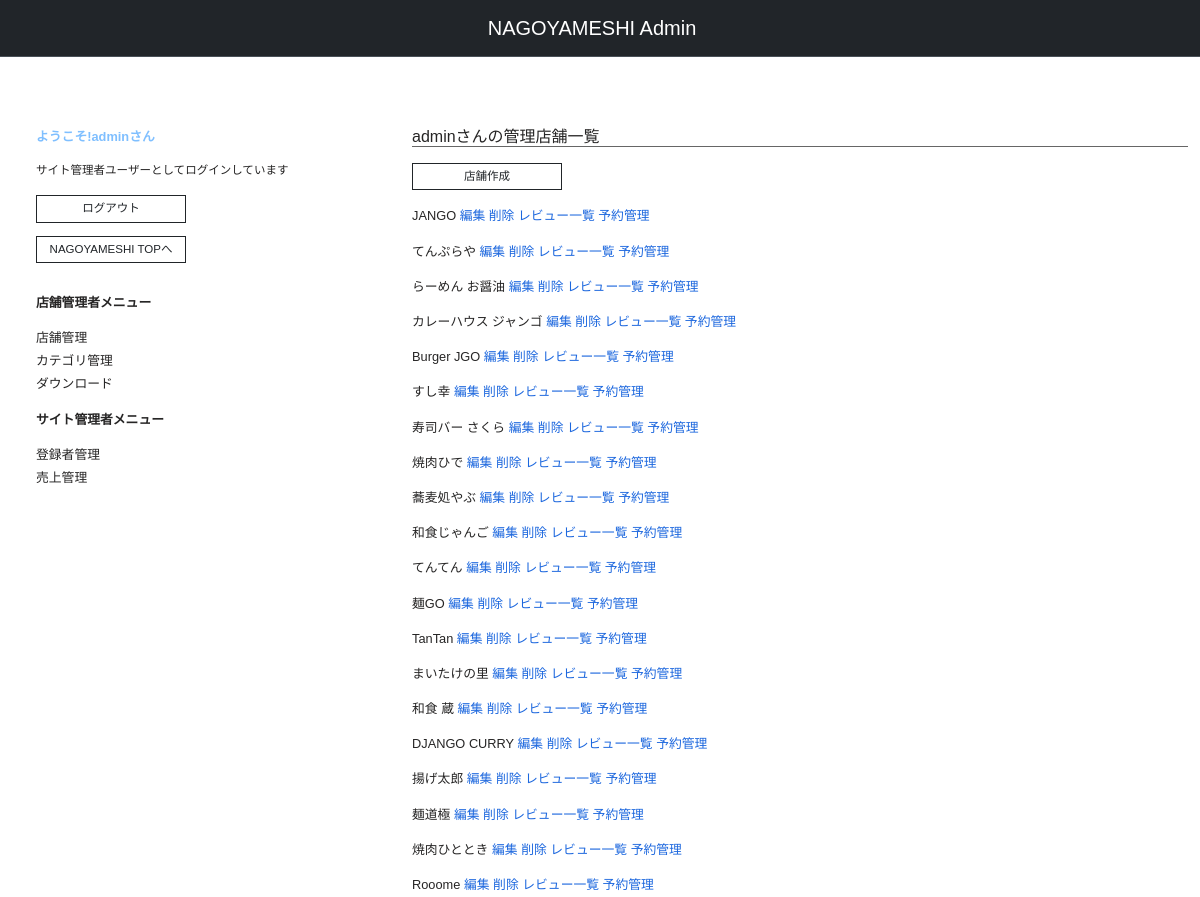
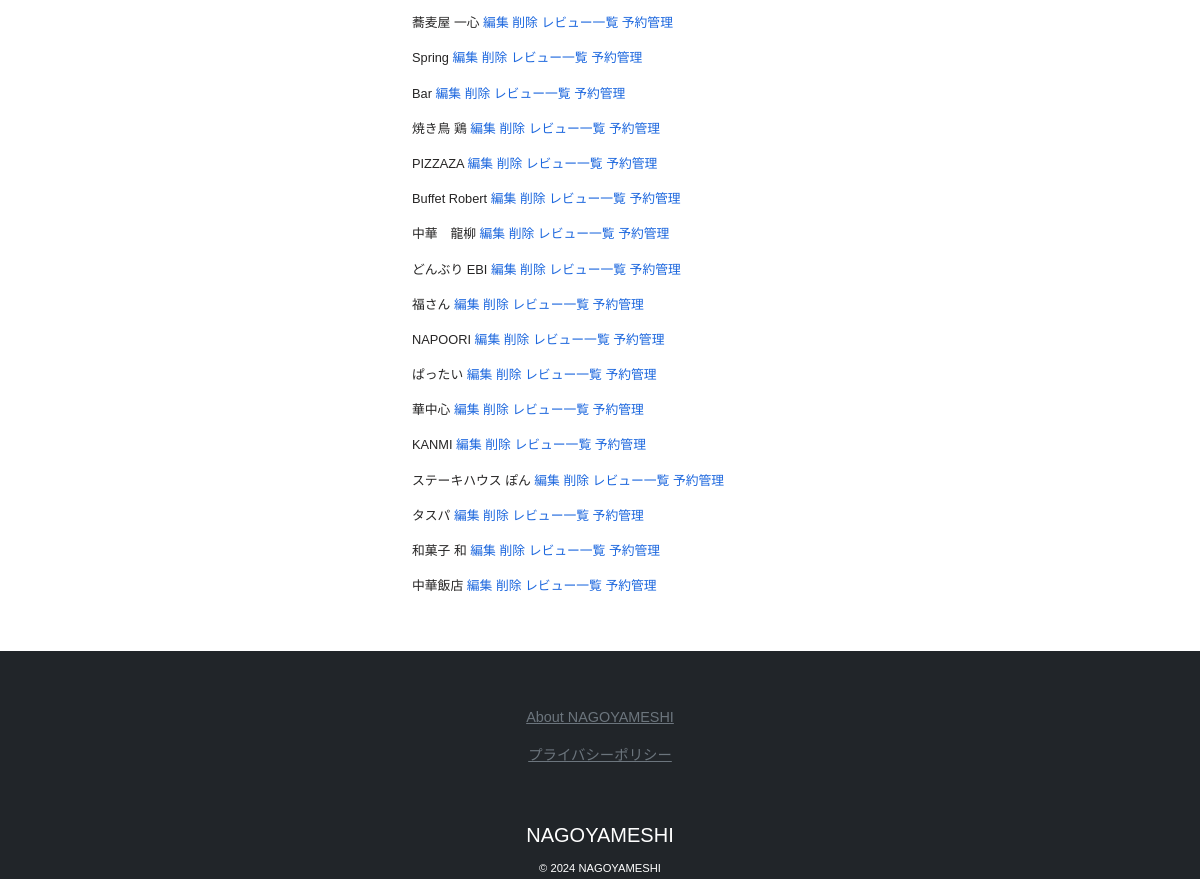
The app's page /list_managed_restaurant/ (signed in) with its own data (2 pictures, top to bottom).
### nagoyameshi/models.py (models this page shows, shortened)
class CustomUser(AbstractBaseUser, PermissionsMixin):
    email = models.EmailField(
        _("email address"),
        unique = True
    )
    nickname = models.CharField(
        _("nickname"),
        max_length = 150,
        unique = True,
        help_text = "150文字以内で文字や数字を使うことができます（記号は「@/./+/-/_」のみ使用可能）。" ,
    )
    is_staff = models.BooleanField(
        _("staff status"),
        default = False,
        help_text = _("Designates whether the user can log into this admin site."),
    )
    is_admin = models.BooleanField(
        _("admin status"),
        default = False,
        help_text = _("Designates whether the user can manage restaurant"),
    )
    is_active = models.BooleanField(
        _('active'),
        default = True,
        help_text = _(
            "Designates whether this user should be treated as active. "
            "Unselect this instead of deleting accounts."
        ),
    )
    phone_number = models.CharField(
        _("phone number"),
        max_length = 20,
        blank = True,
    )
    date_joined = models.DateTimeField(
        _("date joined"),
        default = timezone.now
    )
    update_at = models.DateTimeField(
        _("last update"),
        auto_now = True,
    )
    objects = MyUserManager()
    EMAIL_FIELD = "email"
    USERNAME_FIELD = 'email'
    REQUIRED_FIELDS = []
    def get_nickname(self):
        return self.nickname

class Restaurant(models.Model):
    restaurant_category = models.ManyToManyField(
        Category,
        related_name = 'restaurant_categories',
        blank = True,
    )
    restaurant_admin = models.ForeignKey(
        CustomUser,
        on_delete = models.CASCADE,
    )
    restaurant_name = models.CharField(
        _("restaurant name"),
        max_length = 150,
    )
    restaurant_image = models.ImageField(
        _("restaurant image"),
        blank = True,
        default = 'noImage.png',
    )
    description = models.TextField(
        _("description"),
        blank = True,
        null = True,
    )
    postal_code = models.CharField(
        _("postal code"),
        max_length = 30,
    )
    address = models.CharField(
        _("address"),
        max_length = 200,
    )
    opening = models.TimeField(
        _("opening"),
        default = dt.time(00, 00),
    )
    closing = models.TimeField(
        _("closing"),
        default = dt.time(00, 00),
    )
    regular_holiday = models.CharField(
        _("regular holiday"),
        max_length = 20,
        choices = DAY_OF_THE_WEEK,
    )
    seat_number = models.PositiveSmallIntegerField(
        _("seat number"),
        default = 1,
    )
    phone_number = models.CharField(
        _("phone number"),
        max_length = 20,
    )
    create_at = models.DateTimeField(
        _("create at"),
        default = timezone.now
    )
    update_at = models.DateTimeField(
        _("last update"),
        auto_now = True,
    )
    class Meta:
        verbose_name = _("restaurant")
        verbose_name_plural = _("restaurants")

### nagoyameshi/views.py (the view, shortened to what this page needs)
# urls.py: path('list_managed_restaurant/', views.list_managed_restaurant, name='list_managed_restaurant'),
@login_required
def list_managed_restaurant(request):
    if request.method == 'GET':
        user = CustomUser.objects.get(id=request.user.id)
        if user.is_superuser:
            managed_restaurants = Restaurant.objects.all()
            if managed_restaurants:
                return render(request, 'managed_restaurant.html', context={
                    'managed_restaurants': managed_restaurants,
                })
            else:
                return render(request, 'managed_restaurant.html', context={
                    'message': '店舗が存在しません。',
                })
        else:
            return render(request, 'access_denied.html', context={
                'message': 'このページは店舗管理者専用です。',
                'url': reverse('admin_top'),
                'text': '管理者トップ',
            })
    else:
        raise Http404

### templates/managed_restaurant.html (shortened to what this page needs)
{% extends 'base_admin.html' %}
{% block content %}
<section>
    <h6 class="b_bottom">{{ request.user.get_nickname }}さんの管理店舗一覧</h6>
    <div class="wrapper_btn_col fit_btn mt-3">
        <a href="{% url 'create_restaurant' %}"><button type="button" class="btn btn-outline-dark rounded-0 text-nowrap btn-sm">店舗作成</button></a>
    </div>
    <div class="mt-3">
        {% for restaurant in managed_restaurants %}
        <div class="mb-3">
            <span>{{ restaurant.restaurant_name }}</span>
            <span><a href="{% url 'update_restaurant' restaurant_id=restaurant.id %}" class="fnt_blue">編集</a></span>
            <span><a href="{% url 'delete_restaurant' restaurant_id=restaurant.id %}" class="fnt_blue">削除</a></span>
            <span><a href="{% url 'list_managed_restaurant_review' restaurant_id=restaurant.id %}" class="fnt_blue">レビュー一覧</a></span>
            <span><a href="{% url 'list_managed_restaurant_reserve' restaurant_id=restaurant.id %}" class="fnt_blue">予約管理</a></span>
        </div>
        {% endfor %}
    </div>
</section>
{% endblock content %}

### templates/base_admin.html (shortened to what this page needs)
{% load static %}
<!DOCTYPE html>
<html lang="ja">
    <head>
        <link href="https://cdnjs.cloudflare.com/ajax/libs/font-awesome/5.15.1/css/all.min.css" rel="stylesheet" />
        <link href="https://cdn.jsdelivr.net/npm/bootstrap@5.3.0/dist/css/bootstrap.min.css" rel="stylesheet">
        <link rel="stylesheet" href="{% static 'css/style.css' %}">
    </head>
    <body>
        <header>
            <nav class="navbar bg-dark border-bottom border-bottom-dark justify-content-center" data-bs-theme="dark">
                <a class="navbar-brand" href="{% url 'admin_top' %}">NAGOYAMESHI Admin</a>
            </nav>
        </header>
        <main class="container-fluid">
            <div class="row">
                <div class="col-4">
                    <div class="container wrapper_section">
                        <section id="account">
                            <div class="container">
                                {% if request.user.is_authenticated %}
                                {% if request.user.is_superuser %}
                                <p class="fnt_lightblue bold">ようこそ!{{ request.user.get_nickname }}さん</p>
                                <p class="fnt_sml">サイト管理者ユーザーとしてログインしています</p>
                                <div class="wrapper_btn_col fit_btn">
                                    <a href="{% url 'logout' %}"><button type="button" class="btn btn-outline-dark rounded-0 text-nowrap btn-sm">ログアウト</button></a>
                                    <a href="{% url 'top' %}"><button type="button" class="btn btn-outline-dark rounded-0 text-nowrap btn-sm">NAGOYAMESHI TOPへ</button></a>
                                </div>
                                {% endif %}
                                {% endif %}
                            </div>
                        </section>
                        <section id="userinfo">
                            <div class="container">
                                <p class="bold">店舗管理者メニュー</p>
                                <ul class="ps-0">
                                    <li class="mb-1"><a href="{% url 'list_managed_restaurant' %}">店舗管理</a></li>
                                    <li class="mb-1"><a href="{% url 'list_categories' %}">カテゴリ管理</a></li>
                                    <li class="mb-1"><a href="{% url 'download_as_csv' %}">ダウンロード</a></li>
                                </ul>
                                {% if request.user.is_superuser %}
                                <p class="bold">サイト管理者メニュー</p>
                                <ul class="ps-0">
                                    <li class="mb-1"><a href="{% url 'list_managed_account' %}">登録者管理</a></li>
                                    <li class="mb-1"><a href="{% url 'uriage' %}?y=2024">売上管理</a></li>
                                </ul>
                                {% endif %}
                            </div>
                        </section>
                    </div>
                </div>
                <div class="col-8">
                    {% block content %}
                    {% endblock content %}
                </div>
            </div>
        </main>
        <footer class="text-center bg-dark">
            <ul class="nav justify-content-center d-flex flex-column py-5">
                <li class="nav-item">
                    <a class="nav-link link-secondary fnt_sml under_line" href="{% url 'about' %}">About NAGOYAMESHI</a>
                </li>
                <li class="nav-item">
                    <a class="nav-link link-secondary fnt_sml under_line" href="{% url 'privacy_policy' %}">プライバシーポリシー</a>
                </li>
            </ul>
            <h5 class="fnt_white"><a class="navbar-brand" href="{% url 'top' %}">NAGOYAMESHI</a></h5>
            <small class="fnt_white">&copy; 2024 NAGOYAMESHI</small>
        </footer>
    </body>
</html>

### static/css/style.css (style rules this page uses)
html { font-size: 100%; font-family: 'Hiragino Kaku Gothic Pro', 'Meiryo', sans-serif; }
body { color: #262525; font-family: 'Hiragino Kaku Gothic Pro', 'Meiryo', sans-serif; }
a { text-decoration: none; color: #262525; }
li { list-style: none; }
header { margin-bottom: 40px; }
footer { margin-top: 40px; }
section { margin-top: 30px; font-size: 80%; }
small { font-size: 0.7em; }
.btn { font-size: 0.9em; }
.wrapper_btn_col { display: flex; flex-direction: column; gap: 1em; }
.fit_btn .btn { width: 150px; }
.bold { font-weight: bold; }
.fnt_sml { font-size: 0.9em; }
.fnt_blue { color: rgb(28, 103, 222) }
.fnt_lightblue { color: #7fbfff; }
.fnt_white { color: #fff; }
.b_bottom { border-bottom: solid 1px #666; }
.under_line { text-decoration: underline; }
.container-fluid { margin-right: auto; margin-left: auto; max-width: 1200px; }

### records on screen
CustomUser: user.get_nickname "admin"
Restaurant: restaurant_name "JANGO"
Restaurant: restaurant_name "てんぷらや"
Restaurant: restaurant_name "らーめん お醤油"
Restaurant: restaurant_name "カレーハウス ジャンゴ"
Restaurant: restaurant_name "Burger JGO"
Restaurant: restaurant_name "すし幸"
Restaurant: restaurant_name "寿司バー さくら"
Restaurant: restaurant_name "焼肉ひで"
Restaurant: restaurant_name "蕎麦処やぶ"
Restaurant: restaurant_name "和食じゃんご"
Restaurant: restaurant_name "てんてん"
Restaurant: restaurant_name "麺GO"
Restaurant: restaurant_name "TanTan"
Restaurant: restaurant_name "まいたけの里"
Restaurant: restaurant_name "和食 蔵"
Restaurant: restaurant_name "DJANGO CURRY"
Restaurant: restaurant_name "揚げ太郎"
Restaurant: restaurant_name "麺道極"
Restaurant: restaurant_name "焼肉ひととき"
Restaurant: restaurant_name "Rooome"
Restaurant: restaurant_name "蕎麦屋 一心"
Restaurant: restaurant_name "Spring"
Restaurant: restaurant_name "Bar"
Restaurant: restaurant_name "焼き鳥 鶏"
Restaurant: restaurant_name "PIZZAZA"
Restaurant: restaurant_name "Buffet Robert"
Restaurant: restaurant_name "中華 龍柳"
Restaurant: restaurant_name "どんぶり EBI"
Restaurant: restaurant_name "福さん"
Restaurant: restaurant_name "NAPOORI"
Restaurant: restaurant_name "ぱったい"
Restaurant: restaurant_name "華中心"
Restaurant: restaurant_name "KANMI"
Restaurant: restaurant_name "ステーキハウス ぽん"
Restaurant: restaurant_name "タスパ"
Restaurant: restaurant_name "和菓子 和"
Restaurant: restaurant_name "中華飯店"
